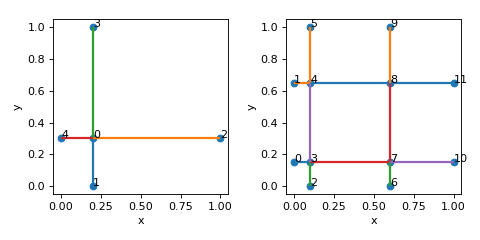

Write the Python code that produced this figure.
import matplotlib.pyplot as plt
from data import Lattice
from utils import plotting
nodes = [[0.2,0.3,0],[0.2,0,0],[1,0.3,0],[0.2,1,0],[0,0.3,0]]
edges = [[0,1],[0,2],[0,3],[0,4]]
lat = Lattice(nodal_positions=nodes, edge_adjacency=edges)
fig, axes = plt.subplots(ncols=2, figsize=(6,3))
plotting.plot_unit_cell_2d(lat, ax=axes[0])
lt = lat.create_tesselated(2,2,1)
plotting.plot_unit_cell_2d(lt, ax=axes[1])
for ax in axes: ax.set_aspect('equal');
fig.tight_layout()
axes
